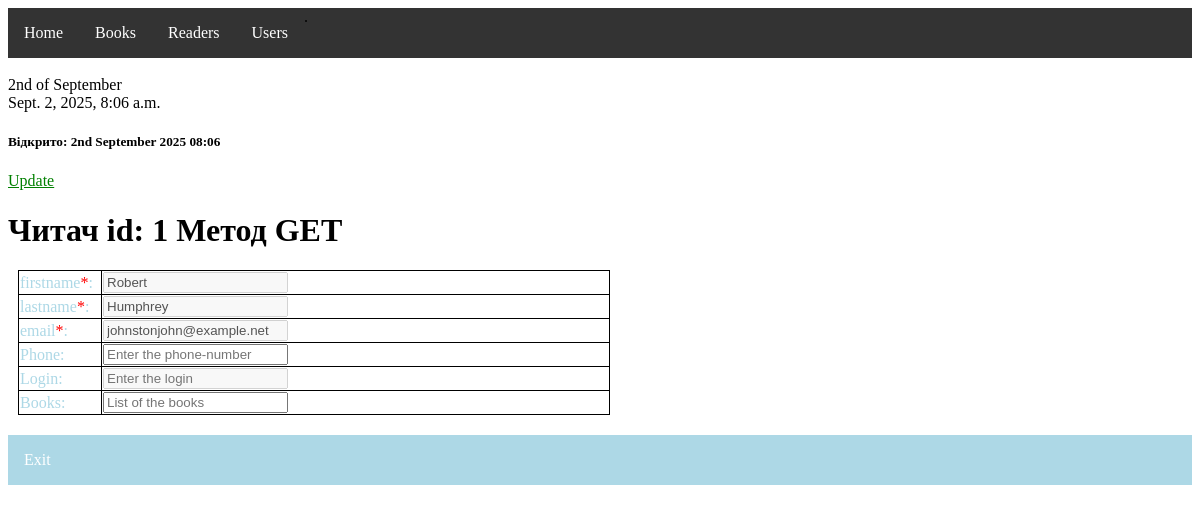
The page /readers/1 on the database as committed earlier.
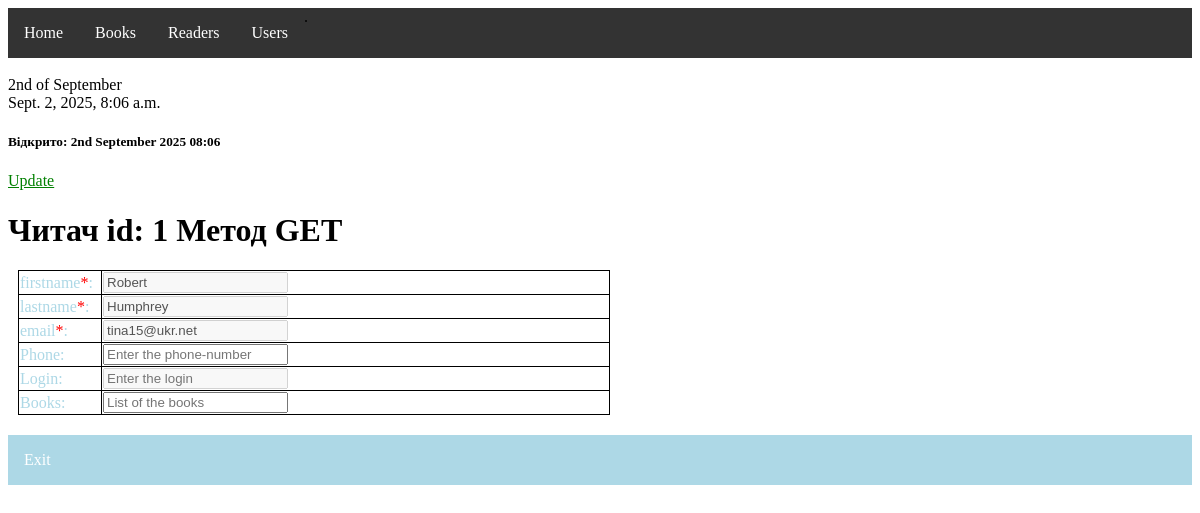
The same page on the database as committed later.
### books/models.py (models this page shows)
class Reader(models.Model):
    firstname = models.CharField(max_length=255)
    lastname = models.CharField(max_length=255)
    email = models.EmailField(null=False, unique=True, default='None')
    user_id = models.IntegerField(null=True)
    update = models.DateTimeField(null=True)

### books/views.py (the view)
# urls.py: path('readers/<int:id>', views.reader_data, name='reader_id'),
def reader_data(request, id=None):
    if request.method == 'POST':
        try:
            email = request.POST.get('email')
            reader_obj = Reader.objects.get(email=email)
            my_message = f'Читач з вказаним email {email} вже існує'
            return render(request, 'error_page.html', {'error_message': my_message})
        except Reader.DoesNotExist:
            new_reader = Reader(
                firstname=request.POST.get('firstname'),
                lastname=request.POST.get('lastname'),
                email=request.POST.get('email'),
                )
            new_reader.save()
            reader = {
                'id': new_reader.id,
                'firstname': new_reader.firstname,
                'lastname': new_reader.lastname,
                'email': new_reader.email,
            }
            context = {
                'title': f'Читач id: {new_reader.id}',
                'method_read': 'edit',
                'reader': reader,
            }
            return render(request, 'new_reader.html', context=context)
        except Reader.MultipleObjectsReturned:
            my_message = f'Знайдено декілька читачів з ID 1. Це помилка в даних.'
            return render(request, 'error_page.html', {'error_message': my_message})
    elif request.method == 'GET':
        try:
            reader_db = Reader.objects.get(id=id)
            reader = {
                'id': reader_db.id,
                'firstname': reader_db.firstname,
                'lastname': reader_db.lastname,
                'email': reader_db.email,
            }
            context = {
                'title': f'Читач id: {id} Метод {request.method}',
                'method_read': 'read',
                'reader': reader,
            }
            return render(request, 'new_reader.html', context=context)
        except Reader.DoesNotExist:
            my_message = "Читача не знайдено."
            return render(request, 'error_page.html', {'error_message': my_message})
        except Reader.MultipleObjectsReturned:
            my_message = f'Знайдено декілька читачів з ID {id}. Це помилка в даних.'
            return render(request, 'error_page.html', {'error_message': my_message})

### books/templates/new_reader.html (shortened to what this page needs)
{% extends "master.html" %}
{% block content %}
{% now "jS F Y H:i" as now_date %}
<br>
{% now "jS \o\f F" %}
<br>
{% now "DATETIME_FORMAT" %}
<br>
<h5>Відкрито: {{ now_date }}</h5>
<a href="{% url 'update_reader' reader.id %}">Update</a>
<h1>{{ title }}</h1>
{% if method_read == 'new' %}
<form action="{% url 'add_reader' %}" method="post">
    <p>Method EDIT</p>
    {% elif method_read == 'read' %}
<form action="{% url 'reader_id' reader.id %}" method="get">
    {% elif method_read == 'edit' %}
<form action="{% url 'reader_edit' reader.id %}" method="post">
    <p>Method ADD</p>
{% endif %}
    <table style="width:50%">
    {% for key, value in reader.items %}
        {% if key != 'id' %}
    <tr>
        <td style="color: lightblue; width: 80px">{{ key }}<span style="color:red">*</span>:</td>
        {% if method_read == 'read' %}
            <td><input type="text" value="{{ value }}" disabled></td>
        {% else %}
            <td><input type="text" value="{{ value }}" name="{{ key }}"></td>
        {% endif %}
    </tr>
        {% endif %}
    {% empty %}
        <p class="message-error">Дані відсутні..</p>
    {% endfor %}
    <tr>
        <td style="color: lightblue; width: 80px">Phone:</td>
        <td><input type="text" placeholder="Enter the phone-number" name="phone"></td>
    </tr>
    {% if method_read != 'new' %}
    <tr>
        <td style="color: lightblue; width: 80px">Login:</td>
        <td><input type="text" placeholder="Enter the login" disabled></td>
    </tr>
    <tr>
        <td style="color: lightblue; width: 80px">Books:</td>
        <td><input type="text" placeholder="List of the books" name="books"></td>
    </tr>
    {% endif %}
    </table>
    <ul style="margin-top: 20px; background-color: lightblue">
        <li><a href="{% url 'readers' %}">Exit</a></li>
    </ul>
</form>
{% endblock %}

Rows that differ between the two databases and show on the page:
changed Reader "Robert": email "johnstonjohn@example.net" → "tina15@ukr.net"
